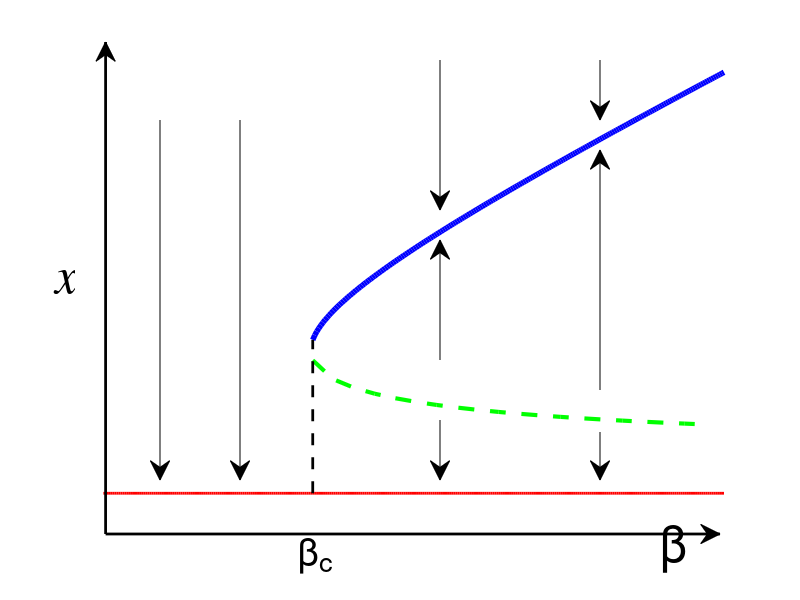

MATLAB code to generate this figure:
function Figure1_b
%% plot figure 1 b

B = 1;maxbeta = 4;
beta = 0.01:0.01:maxbeta;
x(1,1:length(beta)) = 0;
x(2,1:length(beta)) = (beta+sqrt(beta.^2-4*B^2))/2/B;
x(3,1:length(beta)) = (beta-sqrt(beta.^2-4*B^2))/2/B;
figure1 = figure('color',[1 1 1]);
plot(beta,x(1,:)-0.4,'-r','LineWidth',2);hold on

plot(beta(201:length(beta)),x(2,201:length(beta)),'-b','LineWidth',4);hold on
plot(beta(201:10:length(beta)),x(3,201:10:length(beta)),'--g','LineWidth',3);hold on
plot([beta(201),beta(201)],[-0.4,x(2,201)],'--k','LineWidth',2)
ylim([-0.8,maxbeta])
xlim([1,maxbeta])


annotation(figure1,'arrow',[0.2 0.2],[0.8 0.2]);
annotation(figure1,'arrow',[0.3 0.3],[0.8 0.2]);


annotation(figure1,'arrow',[0.55 0.55],[0.9 0.65]);
annotation(figure1,'arrow',[0.75 0.75],[0.9 0.8]);

annotation(figure1,'arrow',[0.55 0.55],[0.4 0.6]);
annotation(figure1,'arrow',[0.75 0.75],[0.35 0.75]);

annotation(figure1,'arrow',[0.55 0.55],[0.3 0.2]);
annotation(figure1,'arrow',[0.75 0.75],[0.28 0.2]);

axis off
annotation('arrow',[0.132 0.132],[0.11 0.93],'LineStyle','-','color',[0 0 0],'LineWidth',2);
annotation('arrow',[0.132 0.9],[0.11 0.11],'LineStyle','-','color',[0 0 0],'LineWidth',2);
annotation(figure1,'textbox',...
    [0.824285714285713 0.0771428571428575 0.02 0.0200000000000001],...
    'String',{'\beta'},...
    'FontSize',36,...
    'FontName','Helvetica',...
    'FitBoxToText','off',...
    'EdgeColor',[1 1 1]);


annotation(figure1,'textbox',...
    [0.37178571428571 0.0542857142857199 0.04 0.0400000000000001],...
    'String',{'\beta_c'},...
    'FontSize',28,...
    'FontName','Helvetica',...
    'FitBoxToText','off',...
    'EdgeColor',[1 1 1]);


annotation(figure1,'textbox',...
    [0.0667857142857142 0.506190476190478 0.05 0.05],'String','x','FontSize',36,...
    'FontName','Times',...
    'FontAngle','italic',...
    'FitBoxToText','off',...
    'EdgeColor',[1 1 1]);


